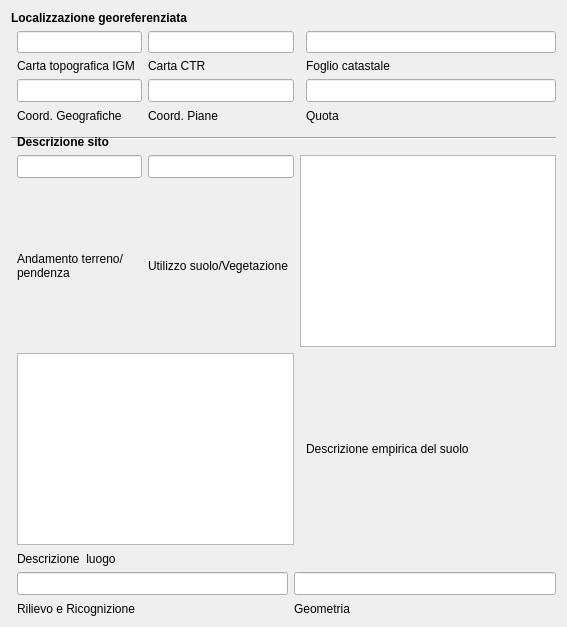
       <widget class="QWidget" name="tab_2">
        <attribute name="title">
         <string>Loc. georef</string>
        </attribute>
        <layout class="QGridLayout" name="gridLayout_13">
         <item row="0" column="0" colspan="4">
          <widget class="QLabel" name="label_12">
           <property name="font">
            <font>
             <weight>75</weight>
             <bold>true</bold>
            </font>
           </property>
           <property name="text">
            <string>Localizzazione georeferenziata</string>
           </property>
          </widget>
         </item>
         <item row="1" column="1">
          <widget class="QLineEdit" name="lineEdit_carta_topo_igm">
           <property name="minimumSize">
            <size>
             <width>0</width>
             <height>22</height>
            </size>
           </property>
          </widget>
         </item>
         <item row="1" column="2" colspan="2">
          <widget class="QLineEdit" name="lineEdit_carta_ctr">
           <property name="minimumSize">
            <size>
             <width>0</width>
             <height>22</height>
            </size>
           </property>
          </widget>
         </item>
         <item row="1" column="5">
          <widget class="QLineEdit" name="lineEdit_foglio_catastale">
           <property name="minimumSize">
            <size>
             <width>0</width>
             <height>22</height>
            </size>
           </property>
          </widget>
         </item>
         <item row="2" column="1">
          <widget class="QLabel" name="label_10">
           <property name="text">
            <string>Carta topografica IGM</string>
           </property>
          </widget>
         </item>
         <item row="2" column="2" colspan="3">
          <widget class="QLabel" name="label_14">
           <property name="text">
            <string>Carta CTR</string>
           </property>
          </widget>
         </item>
         <item row="2" column="5">
          <widget class="QLabel" name="label_16">
           <property name="text">
            <string>Foglio catastale</string>
           </property>
          </widget>
         </item>
         <item row="3" column="1">
          <widget class="QLineEdit" name="lineEdit_coord_geografiche">
           <property name="minimumSize">
            <size>
             <width>0</width>
             <height>22</height>
            </size>
           </property>
           <property name="font">
            <font>
             <pointsize>10</pointsize>
            </font>
           </property>
          </widget>
         </item>
         <item row="3" column="2" colspan="2">
          <widget class="QLineEdit" name="lineEdit_coord_piane">
           <property name="minimumSize">
            <size>
             <width>0</width>
             <height>22</height>
            </size>
           </property>
           <property name="font">
            <font>
             <pointsize>10</pointsize>
            </font>
           </property>
           <property name="text">
            <string/>
           </property>
          </widget>
         </item>
         <item row="3" column="5">
          <widget class="QLineEdit" name="lineEdit_quota">
           <property name="minimumSize">
            <size>
             <width>0</width>
             <height>22</height>
            </size>
           </property>
           <property name="font">
            <font>
             <pointsize>10</pointsize>
            </font>
           </property>
           <property name="text">
            <string/>
           </property>
          </widget>
         </item>
         <item row="8" column="0" rowspan="2" colspan="6">
          <widget class="Line" name="line_2">
           <property name="orientation">
            <enum>Qt::Horizontal</enum>
           </property>
          </widget>
         </item>
         <item row="9" column="1" colspan="3">
          <widget class="QLabel" name="label_17">
           <property name="font">
            <font>
             <weight>75</weight>
             <bold>true</bold>
            </font>
           </property>
           <property name="text">
            <string>Descrizione sito</string>
           </property>
          </widget>
         </item>
         <item row="10" column="1">
          <widget class="QLineEdit" name="lineEdit_andamento_terreno_pendenza">
           <property name="minimumSize">
            <size>
             <width>0</width>
             <height>22</height>
            </size>
           </property>
           <property name="font">
            <font>
             <pointsize>10</pointsize>
            </font>
           </property>
          </widget>
         </item>
         <item row="10" column="2" colspan="2">
          <widget class="QLineEdit" name="lineEdit_utilizzo_suolo_vegetazione">
           <property name="minimumSize">
            <size>
             <width>0</width>
             <height>22</height>
            </size>
           </property>
           <property name="font">
            <font>
             <pointsize>10</pointsize>
            </font>
           </property>
           <property name="text">
            <string/>
           </property>
          </widget>
         </item>
         <item row="10" column="4" rowspan="3" colspan="2">
          <widget class="QTextEdit" name="textEdit_descrizione_empirica_suolo">
           <property name="font">
            <font>
             <pointsize>10</pointsize>
            </font>
           </property>
           <property name="html">
            <string>&lt;!DOCTYPE HTML PUBLIC &quot;-//W3C//DTD HTML 4.0//EN&quot; &quot;http://www.w3.org/TR/REC-html40/strict.dtd&quot;&gt;
&lt;html&gt;&lt;head&gt;&lt;meta name=&quot;qrichtext&quot; content=&quot;1&quot; /&gt;&lt;style type=&quot;text/css&quot;&gt;
p, li { white-space: pre-wrap; }
&lt;/style&gt;&lt;/head&gt;&lt;body style=&quot; font-family:'MS Shell Dlg 2'; font-size:10pt; font-weight:400; font-style:normal;&quot;&gt;
&lt;p style=&quot;-qt-paragraph-type:empty; margin-top:0px; margin-bottom:0px; margin-left:0px; margin-right:0px; -qt-block-indent:0; text-indent:0px; font-family:'Lucida Grande'; font-size:13pt;&quot;&gt;&lt;br /&gt;&lt;/p&gt;&lt;/body&gt;&lt;/html&gt;</string>
           </property>
          </widget>
         </item>
         <item row="14" column="1" colspan="3">
          <widget class="QTextEdit" name="textEdit_descrizione_luogo">
           <property name="minimumSize">
            <size>
             <width>0</width>
             <height>22</height>
            </size>
           </property>
           <property name="font">
            <font>
             <pointsize>10</pointsize>
            </font>
           </property>
           <property name="html">
            <string>&lt;!DOCTYPE HTML PUBLIC &quot;-//W3C//DTD HTML 4.0//EN&quot; &quot;http://www.w3.org/TR/REC-html40/strict.dtd&quot;&gt;
&lt;html&gt;&lt;head&gt;&lt;meta name=&quot;qrichtext&quot; content=&quot;1&quot; /&gt;&lt;style type=&quot;text/css&quot;&gt;
p, li { white-space: pre-wrap; }
&lt;/style&gt;&lt;/head&gt;&lt;body style=&quot; font-family:'MS Shell Dlg 2'; font-size:10pt; font-weight:400; font-style:normal;&quot;&gt;
&lt;p style=&quot;-qt-paragraph-type:empty; margin-top:0px; margin-bottom:0px; margin-left:0px; margin-right:0px; -qt-block-indent:0; text-indent:0px; font-family:'Lucida Grande'; font-size:13pt;&quot;&gt;&lt;br /&gt;&lt;/p&gt;&lt;/body&gt;&lt;/html&gt;</string>
           </property>
          </widget>
         </item>
         <item row="15" column="1">
          <widget class="QLabel" name="label_37">
           <property name="minimumSize">
            <size>
             <width>0</width>
             <height>15</height>
            </size>
           </property>
           <property name="text">
            <string>Descrizione  luogo</string>
           </property>
           <property name="wordWrap">
            <bool>true</bool>
           </property>
          </widget>
         </item>
         <item row="16" column="1" colspan="2">
          <widget class="QLineEdit" name="lineEdit_metodo_rilievo_e_ricognizione">
           <property name="minimumSize">
            <size>
             <width>0</width>
             <height>22</height>
            </size>
           </property>
           <property name="font">
            <font>
             <pointsize>10</pointsize>
            </font>
           </property>
          </widget>
         </item>
         <item row="16" column="3" colspan="3">
          <widget class="QLineEdit" name="lineEdit_geometria">
           <property name="minimumSize">
            <size>
             <width>0</width>
             <height>22</height>
            </size>
           </property>
           <property name="font">
            <font>
             <pointsize>10</pointsize>
            </font>
           </property>
          </widget>
         </item>
         <item row="17" column="1">
          <widget class="QLabel" name="label_51">
           <property name="minimumSize">
            <size>
             <width>0</width>
             <height>15</height>
            </size>
           </property>
           <property name="text">
            <string>Rilievo e Ricognizione</string>
           </property>
           <property name="wordWrap">
            <bool>true</bool>
           </property>
          </widget>
         </item>
         <item row="17" column="3" colspan="3">
          <widget class="QLabel" name="label_52">
           <property name="minimumSize">
            <size>
             <width>0</width>
             <height>15</height>
            </size>
           </property>
           <property name="text">
            <string>Geometria</string>
           </property>
           <property name="wordWrap">
            <bool>true</bool>
           </property>
          </widget>
         </item>
         <item row="4" column="1">
          <widget class="QLabel" name="label_18">
           <property name="minimumSize">
            <size>
             <width>0</width>
             <height>15</height>
            </size>
           </property>
           <property name="text">
            <string>Coord. Geografiche</string>
           </property>
          </widget>
         </item>
         <item row="4" column="2">
          <widget class="QLabel" name="label_19">
           <property name="minimumSize">
            <size>
             <width>0</width>
             <height>15</height>
            </size>
           </property>
           <property name="text">
            <string>Coord. Piane</string>
           </property>
          </widget>
         </item>
         <item row="4" column="5">
          <widget class="QLabel" name="label_24">
           <property name="minimumSize">
            <size>
             <width>0</width>
             <height>15</height>
            </size>
           </property>
           <property name="text">
            <string>Quota</string>
           </property>
          </widget>
         </item>
         <item row="14" column="5">
          <widget class="QLabel" name="label_33">
           <property name="minimumSize">
            <size>
             <width>0</width>
             <height>15</height>
            </size>
           </property>
           <property name="text">
            <string>Descrizione empirica del suolo</string>
           </property>
           <property name="wordWrap">
            <bool>true</bool>
           </property>
          </widget>
         </item>
         <item row="11" column="1" rowspan="2">
          <widget class="QLabel" name="label_22">
           <property name="minimumSize">
            <size>
             <width>0</width>
             <height>15</height>
            </size>
           </property>
           <property name="text">
            <string>Andamento terreno/pendenza</string>
           </property>
           <property name="wordWrap">
            <bool>true</bool>
           </property>
          </widget>
         </item>
         <item row="11" column="2" rowspan="2">
          <widget class="QLabel" name="label_32">
           <property name="minimumSize">
            <size>
             <width>0</width>
             <height>15</height>
            </size>
           </property>
           <property name="text">
            <string>Utilizzo suolo/Vegetazione</string>
           </property>
           <property name="wordWrap">
            <bool>true</bool>
           </property>
          </widget>
         </item>
        </layout>
       </widget>
